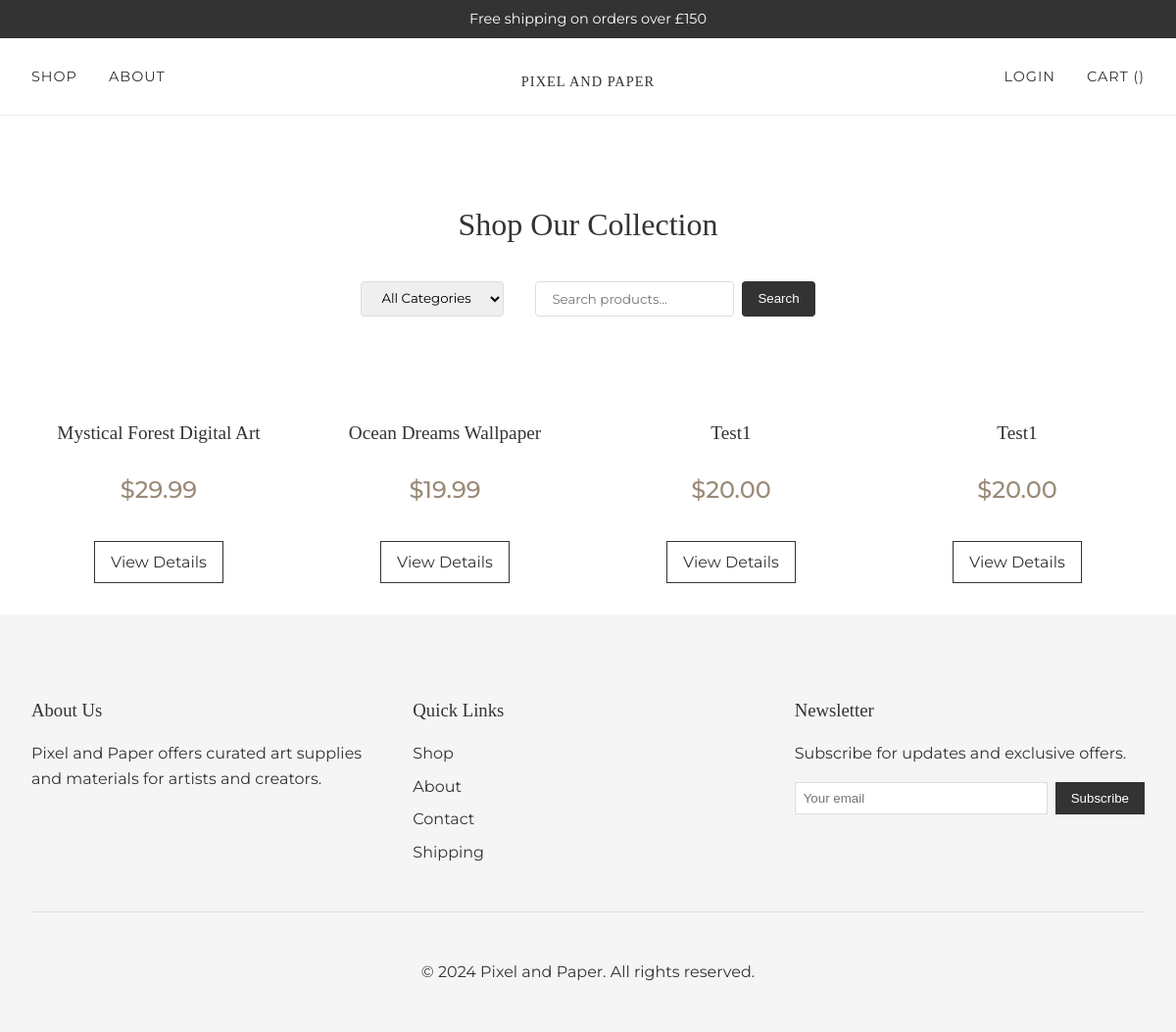
Screenshot of /products/ with the database file from the repository.
### products/models.py (models this page shows, shortened)
class Product(models.Model):
    title = models.CharField(max_length=255)
    description = models.TextField()
    price = models.DecimalField(max_digits=6, decimal_places=2)
    file = models.FileField(upload_to='product_images')
    slug = models.SlugField(unique=True)
    category = models.CharField(max_length=100)
    image = models.ImageField(upload_to='product_images/', blank=True, null=True)

### products/views.py (the view)
# urls.py: path('', views.product_list, name='product_list'),
def product_list(request):
    products = Product.objects.all()
    return render(request, 'products/product_list.html', {'products': products})

### cart/context_processors.py (called while the page is built)
def cart_context(request):
    return {'cart': get_or_create_cart(request)}

### cart/views.py (called while the page is built)
def get_or_create_cart(request):
    if request.user.is_authenticated:
        cart, created = Cart.objects.get_or_create(user=request.user)
    else:
        session_key = request.session.session_key
        if not session_key:
            request.session.create()
            session_key = request.session.session_key
        cart, created = Cart.objects.get_or_create(session_id=session_key)
    return cart

### templates/products/product_list.html (shortened to what this page needs)
{% extends 'base.html' %}
{% block content %}
<div class="shop-header">
    <h1>Shop Our Collection</h1>
    <div class="shop-filters">
        <div class="category-filter">
            <select onchange="window.location.href=this.value">
                <option value="{% url 'product_list' %}">All Categories</option>
            </select>
        </div>
        <form class="search-form" method="GET" action="{% url 'product_list' %}">
            <input type="text" name="q" placeholder="Search products..."
                   value="{{ request.GET.q }}">
            <button type="submit">Search</button>
        </form>
    </div>
</div>
<div class="product-grid">
    {% for product in products %}
    <div class="product-card">
        <h3>{{ product.title }}</h3>
        <p class="price">${{ product.price }}</p>
        <a href="{% url 'product_detail' product.slug %}" class="product-link">View Details</a>
    </div>
    {% empty %}
    <p class="no-products">No products found.</p>
    {% endfor %}
</div>
{% endblock %}

### pixel_and_paper/static/css/styles.css (style rules this page uses)
:root { --primary-color: #333333; --secondary-color: #666666; --accent-color: #9a8a78; --background-color: #ffffff; --light-gray: #f5f5f5; }
body { margin: 0; padding: 0; font-family: 'Montserrat', sans-serif; color: var(--primary-color); line-height: 1.6; }
h1, h2, h3, h4 { font-family: 'Cormorant Garamond', serif; font-weight: 400; }
.product-grid { display: grid; grid-template-columns: repeat(auto-fit, minmax(250px, 1fr)); gap: 2rem; padding: 2rem; max-width: 1200px; margin: 0 auto; }
.product-card { text-align: center; transition: transform 0.3s ease; }
.product-card h3 { font-size: 1.2rem; margin: 0.5rem 0; }
.price { color: var(--accent-color); font-weight: 500; }
.product-link { display: inline-block; padding: 0.5rem 1rem; margin-top: 0.5rem; color: var(--primary-color); text-decoration: none; border: 1px solid var(--primary-color); transition: all 0.3s ease; }
.shop-header { text-align: center; padding: 4rem 2rem 2rem; }
.shop-filters { display: flex; justify-content: center; gap: 2rem; margin: 2rem 0; }
.category-filter select, .search-form input { padding: 0.5rem 1rem; border: 1px solid #ddd; border-radius: 4px; font-family: 'Montserrat', sans-serif; }
.search-form { display: flex; gap: 0.5rem; }
.search-form button { padding: 0.5rem 1rem; background-color: var(--primary-color); color: white; border: none; border-radius: 4px; cursor: pointer; }
.price { font-size: 1.5rem; color: var(--accent-color); margin-bottom: 1.5rem; font-weight: 500; }

### rows the page displays
Product: title "Mystical Forest Digital Art", price "29.99"
Product: title "Ocean Dreams Wallpaper", price "19.99"
Product: title "Test1", price "20.00"
Product: title "Test1", price "20.00"
